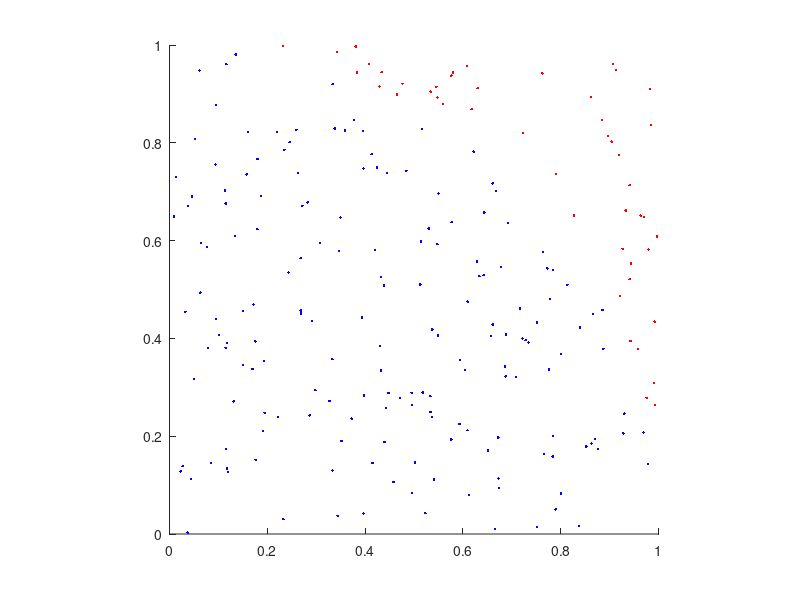

MATLAB code to generate this figure:
% use a "while" loop to compute pi 
count = 0;
pi_cal =0;
n = 1;
p = [];

figure;
axis square; 
while abs(pi_cal - pi) >= 1e-3
    p(n,:) = rand (2,1);
    if p(n,1)^2 + p(n,2)^2 <= 1
        count = count +1;
        hold on;
        plot(p(n,1),p(n,2),'b.');
    else
        hold on;
        plot(p(n,1),p(n,2),'r.');
    end
    pi_cal = 4* count /n;
    n = n+1;
end

pi_cal